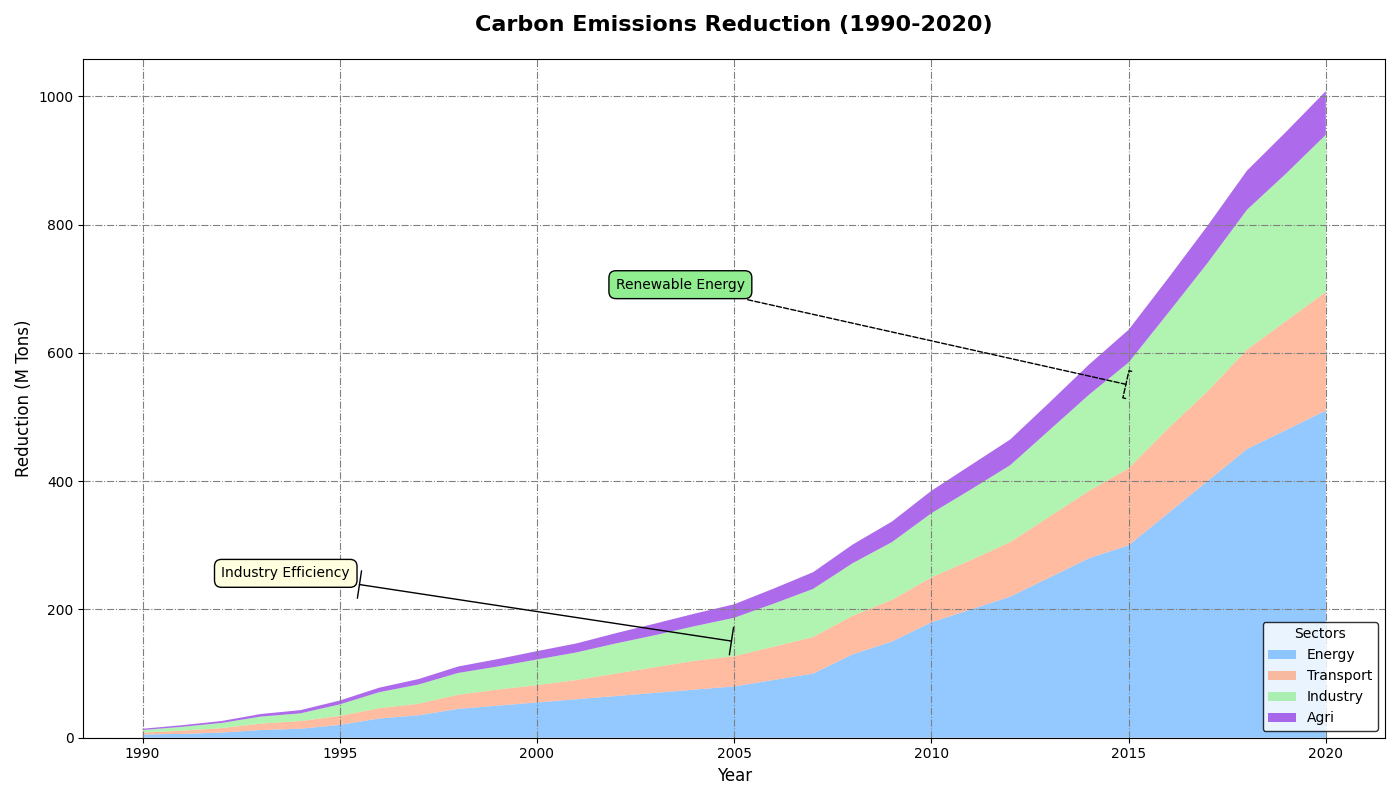

Python code for this plot:
import matplotlib.pyplot as plt
import numpy as np

years = np.arange(1990, 2021)

energy = [5, 6, 8, 12, 14, 20, 30, 35, 45, 50, 55, 60, 65, 70, 75, 80, 90, 100, 130, 150, 180, 200, 220, 250, 280, 300,
          350, 400, 450, 480, 510]

transport = [3, 5, 7, 10, 12, 14, 16, 18, 22, 25, 27, 30, 35, 40, 45, 47, 52, 57, 60, 65, 70, 77, 85, 95, 105, 120, 132,
             140, 155, 170, 185]

industry = [4, 6, 8, 11, 12, 18, 25, 30, 34, 36, 40, 43, 47, 50, 54, 60, 67, 75, 82, 90, 100, 110, 120, 135, 150, 165,
            180, 200, 218, 230, 245]

agriculture = [2, 2.5, 3, 4, 5, 6, 7, 8.5, 10, 11.5, 13, 14, 16, 18, 19.5, 21, 23.5, 26, 29, 32, 35, 38, 40, 43, 47, 51,
               54, 58, 61, 65, 68]

data = np.vstack([energy, transport, industry, agriculture])

# Changed color palette to a mix of colors
colors = ['#66b3ff', '#ffa07a', '#90ee90', '#8a2be2']

fig, ax = plt.subplots(figsize=(14, 8))

# Introduced variety in color and new line styles, using different orders
ax.stackplot(years, data, labels=['Energy', 'Transport', 'Industry', 'Agri'], colors=colors, alpha=0.7)

ax.set_title('Carbon Emissions Reduction (1990-2020)', fontsize=16, fontweight='bold', pad=20)
ax.set_xlabel('Year', fontsize=12)
ax.set_ylabel('Reduction (M Tons)', fontsize=12)

# Changed grid linestyle and removed alpha for a more distinct grid
ax.grid(linestyle='-.', color='gray')

# Altered legend location, color, and added different order of elements
ax.legend(loc='lower right', title='Sectors', fontsize=10, edgecolor='black')

# Adjusted annotation style and arrows
ax.annotate('Industry Efficiency', xy=(2005, 150), xytext=(1992, 250),
            arrowprops=dict(facecolor='gray', arrowstyle='|-|'),
            fontsize=10, bbox=dict(facecolor='lightyellow', edgecolor='black', boxstyle='round,pad=0.5'))

ax.annotate('Renewable Energy', xy=(2015, 550), xytext=(2002, 700),
            arrowprops=dict(facecolor='gray', arrowstyle='-[', linestyle="--"),
            fontsize=10, bbox=dict(facecolor='lightgreen', edgecolor='black', boxstyle='round,pad=0.5'))

plt.tight_layout()
plt.show()
